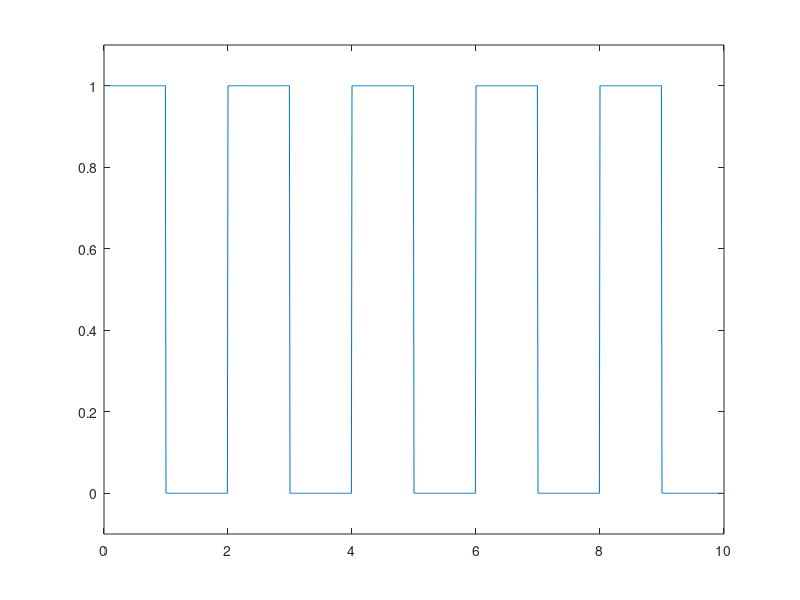

Recreate this plot in MATLAB.
t=0:.01:10;   %Time vector 
w = 1; %pulse width
d= w/2:w*2:10; %delay vector
y2=pulstran(t,d,'rectpuls',w); 
plot(t,y2); 
set(gca,'Ylim',[-0.1 1.1]);